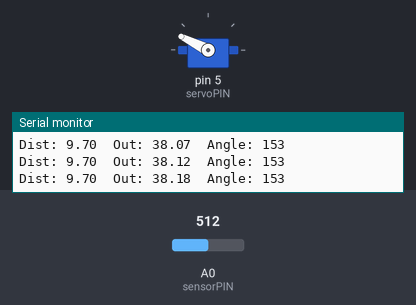
A program run on a simulated Arduino Uno, built with avr-gcc and run on an emulated ATmega328P. On the bench: servo, the last lines printed to the serial monitor. Inputs (shaded band) come from the test bench; at power-on: A0 (sensorPIN) = 512.

Above: at 1.2 s.
1.3 s: A0 (sensorPIN) set to 38
At 2.4 s:
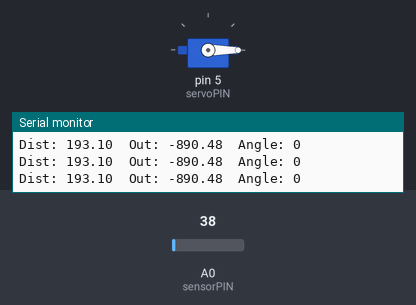
3.6 s: A0 (sensorPIN) set to 31
6.6 s: A0 (sensorPIN) set to 511
At 6.92 s:
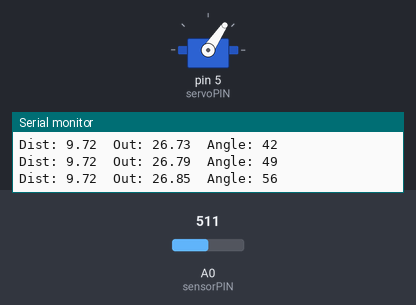
9.6 s: A0 (sensorPIN) set to 1023
At 10.0 s:
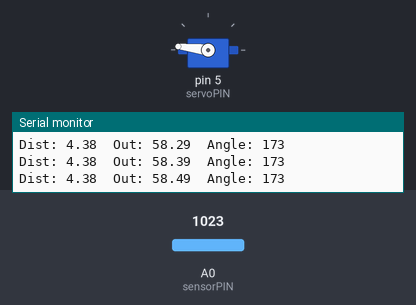
12.6 s: A0 (sensorPIN) set to 306
At 14.1 s:
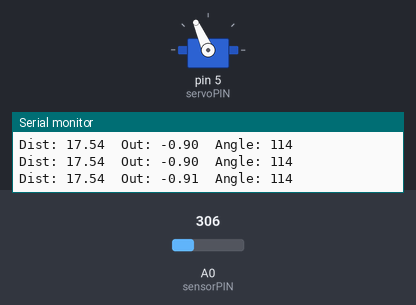
14.4 s: A0 (sensorPIN) set to 122
Timing chart, 0 to 17.2 s (numbered marks = the images above; inputs shaded):
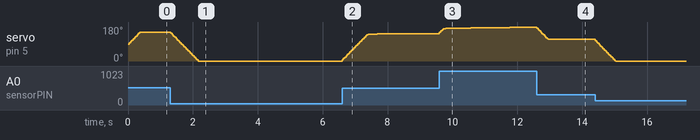

Measured:
- after the input at 6.6 s, servo on pin 5 (servoPIN): moves from 0° to 145° over 2.5 s, starting at once
- after the input at 12.6 s, servo on pin 5 (servoPIN): moves from 180° to 114° over 0.36 s, starting at once

The program:

main.cpp
```cpp
#include <Arduino.h>
#include <Servo.h>

// Pins
const int sensorPIN = A0;
const int servoPIN  = 5;

// Servo
Servo myservo;
int max_step_size = 7;
int angle = 90; // starting position

// PID variables
double Setpoint = 17.0;   // distance from sensor to center [in cm]
double Input;
double Output;

double errSum = 0.0;
double lastErr = 0.0;

// PID gains
double kp = 5;
double ki = 0.2;
double kd = 1;

// Timing
const unsigned long Ts = 40;   // update interval in ms
unsigned long lastUpdate = 0;

void setup() {
  pinMode(sensorPIN, INPUT);
  myservo.attach(servoPIN);
  myservo.write(angle);           // neutral position
  Serial.begin(9600);
}

void loop() {

  unsigned long now = millis();
  if (now - lastUpdate >= Ts) {
    lastUpdate = now;

    // ---- SENSOR ----
    int raw = analogRead(sensorPIN);
    float voltage = raw * (5.0 / 1023.0);
    //voltage = constrain(voltage, 0.45, 2.8);     // contrain voltage
    Input = 27.86 * pow(voltage, -1.15);

    // ---- PID ----
    double dt = Ts / 1000.0;   // seconds

    double error = Setpoint - Input;

    errSum += error * dt;
    errSum = constrain(errSum, -50, 50);  // anti-windup

    double dErr = (error - lastErr) / dt;
    lastErr = error;

    Output = kp * error + ki * errSum + kd * dErr;

    // ---- SERVO ----
    int targetAngle = constrain(115 + Output, 0, 180);
    int delta = targetAngle - angle;
    delta = constrain(delta, -max_step_size, max_step_size);
    angle += delta;
    myservo.write(angle);

    // ---- DEBUG ----
    Serial.print("Dist: ");
    Serial.print(Input);
    Serial.print("  Out: ");
    Serial.print(Output);
    Serial.print("  Angle: ");
    Serial.println(angle);
  }

  myservo.write(angle);
}
```
